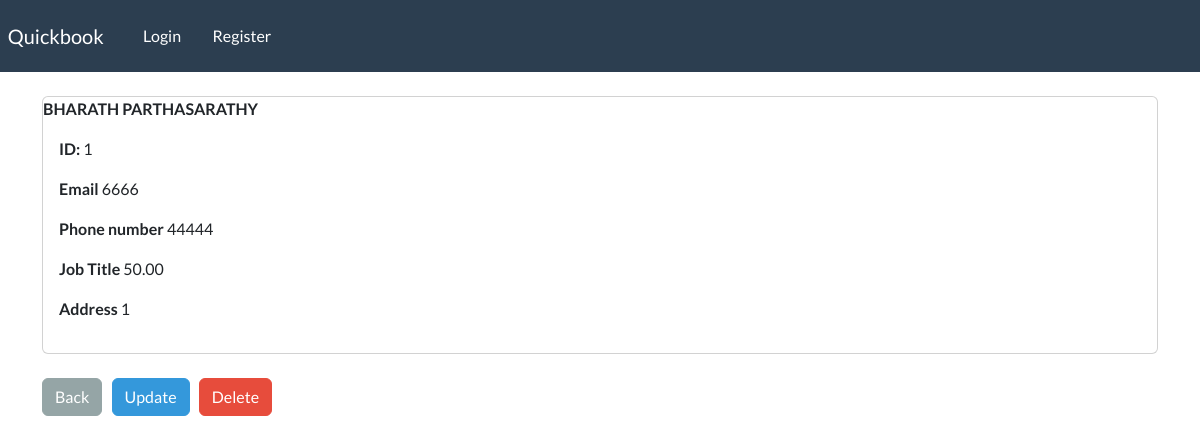
The app's page /record-payroll/1 with its own data.
### webapp/models.py (models this page shows)
class payroll_table(models.Model):
    payroll_table_id=models.AutoField(primary_key=True)
    fk_emp_id=models.ForeignKey(employee_record,on_delete=models.CASCADE,null=True)
    emp_sin=models.IntegerField()
    emp_account_Number=models.BigIntegerField()
    emp_payrate=models.DecimalField(max_digits=5, decimal_places=2)
    pay_cycle=models.SmallIntegerField(default=1)
    fk_schedule_id=models.ForeignKey(schedule_table,on_delete=models.CASCADE,null=True)

class employee_record(models.Model):
    emp_id = models.AutoField(primary_key=True)
    emp_fname = models.CharField(max_length=100)
    emp_lname = models.CharField(max_length=100)
    emp_email = models.CharField(max_length=100)
    emp_phone = models.IntegerField()
    emp_address = models.CharField(max_length=250)
    emp_designation = models.CharField(max_length=100)
    def __str__(self):
        return str(self.emp_id)

### webapp/views.py (the view)
# urls.py: path('record-payroll/<int:pk>', views.singular_record_payroll, name="record-payroll"),
def singular_record_payroll(request, pk):
     all_record = payroll_table.objects.get(fk_emp_id=pk)
     context = {'records': all_record}
     return render(request, 'webapp/view-record-payroll.html', context=context)

### webapp/templates/webapp/view-record-payroll.html (shortened to what this page needs)
{% extends 'webapp/base.html' %}
{% block content %}
<div class="card">
    <strong>
        {{records.fk_emp_id.emp_fname|upper}}  {{records.fk_emp_id.emp_lname|upper}}
    </strong>
    <div class="card-body">
        <p> <strong> ID: </strong> {{records.fk_emp_id}} </p>
        <p> <strong> Email </strong> {{records.emp_sin}} </p>
        <p> <strong> Phone number </strong> {{records.emp_account_Number}} </p>
        <p> <strong> Job Title </strong> {{records.emp_payrate}} </p>
        <p> <strong> Address </strong> {{records.pay_cycle}} </p>
    </div>
</div>
<br>
    <a href="{% url 'payroll' %}" class="btn btn-secondary"> Back </a>
    <a href="{% url 'update-record-payroll' records.fk_emp_id %}" class="btn btn-info"> Update</a>
    <a href="{% url 'delete-record-payroll' records.payroll_table_id %}" class="btn btn-danger"> Delete </a>
{% endblock %}

### records on screen
payroll_table: fk_emp_id.emp_fname "BHARATH", fk_emp_id.emp_lname "PARTHASARATHY", fk_emp_id "1", emp_sin "6666", emp_account_Number "44444", emp_payrate "50.00", pay_cycle "1"
